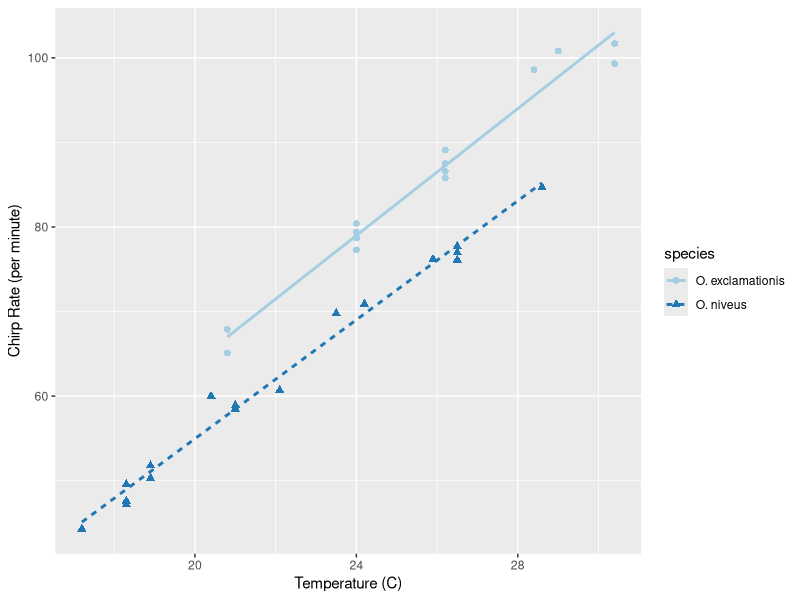

Generate this figure with R:
## ---- chunk 1
library(rsample)
library(dplyr)
library(tidyr)
library(purrr)
library(ggplot2)
library(modeldata) # For using crickes data
## ---- chunk 2
# Creating a sample object, not sure how this works yet?
boot_samp <- rsample::bootstraps(mtcars, times = 3)
boot_samp
## ---- chunk 3
# Some mapping functions
map(head(mtcars$mpg, 3), sqrt)

# Or for perhaps a better output when you now output is floats
map_dbl(head(mtcars$mpg, 3), sqrt)
## ---- chunk 4
data(crickets, package = "modeldata")

# Plot the temperature on the x-axis, the chirp rate on the y-axis. The plot
# elements will be colored differently for each species:
ggplot(crickets, 
       aes(x = temp, y = rate, color = species, pch = species, lty = species)) + 
  # Plot points for each data point and color by species
  geom_point(size = 2) + 
  # Show a simple linear model fit created separately for each species:
  geom_smooth(method = lm, se = FALSE, alpha = 0.5) + 
  scale_color_brewer(palette = "Paired") +
  labs(x = "Temperature (C)", y = "Chirp Rate (per minute)")
## ---- chunk 5
interaction_fit <-  lm(rate ~ (temp + species)^2, data = crickets) 

# To print a short summary of the model:
interaction_fit

# We see the combined variable has low impact, so lets see what the p-value is with ANOVA.
# First we create a fit without the combined variable:
main_effect_fit <-  lm(rate ~ temp + species, data = crickets) 

# Then we compare the two:
anova(main_effect_fit, interaction_fit)

# As the p-value is above 0.05, we cannot support the nul-hypothesis that they are equal. It is better to use the model without the combined variable.

# We can use the summary() method to inspect the coefficients, standard errors, and p-values of each model term:
summary(main_effect_fit)

# The species term has a value of -10.07. This indicates that, across all temperature values, O. niveus has a chirp rate that is about 10 fewer chirps per minute than O. exclamationis
## ---- chunk 6
new_values <- data.frame(species = "O. exclamationis", temp = 15:20)
predict(main_effect_fit, new_values)
## ---- chunk 7
split_by_species <- 
  crickets |> 
  group_nest(species) 
split_by_species
## ---- chunk 8
model_by_species <- 
  split_by_species |> 
  mutate(model = map(data, ~ lm(rate ~ temp, data = .x)))
model_by_species
## ---- chunk 9
# Notice that the function `tidy()` exists both in the rsample and broom package.
# You might have an issue running the code if you do not specify which package to be used.
# To avoid some of these problems, the function tidymodels::tidymodels_prefer() exists.
model_by_species |> 
  mutate(coef = map(model, broom::tidy)) |> 
  select(species, coef) |> 
  unnest(cols = c(coef))
